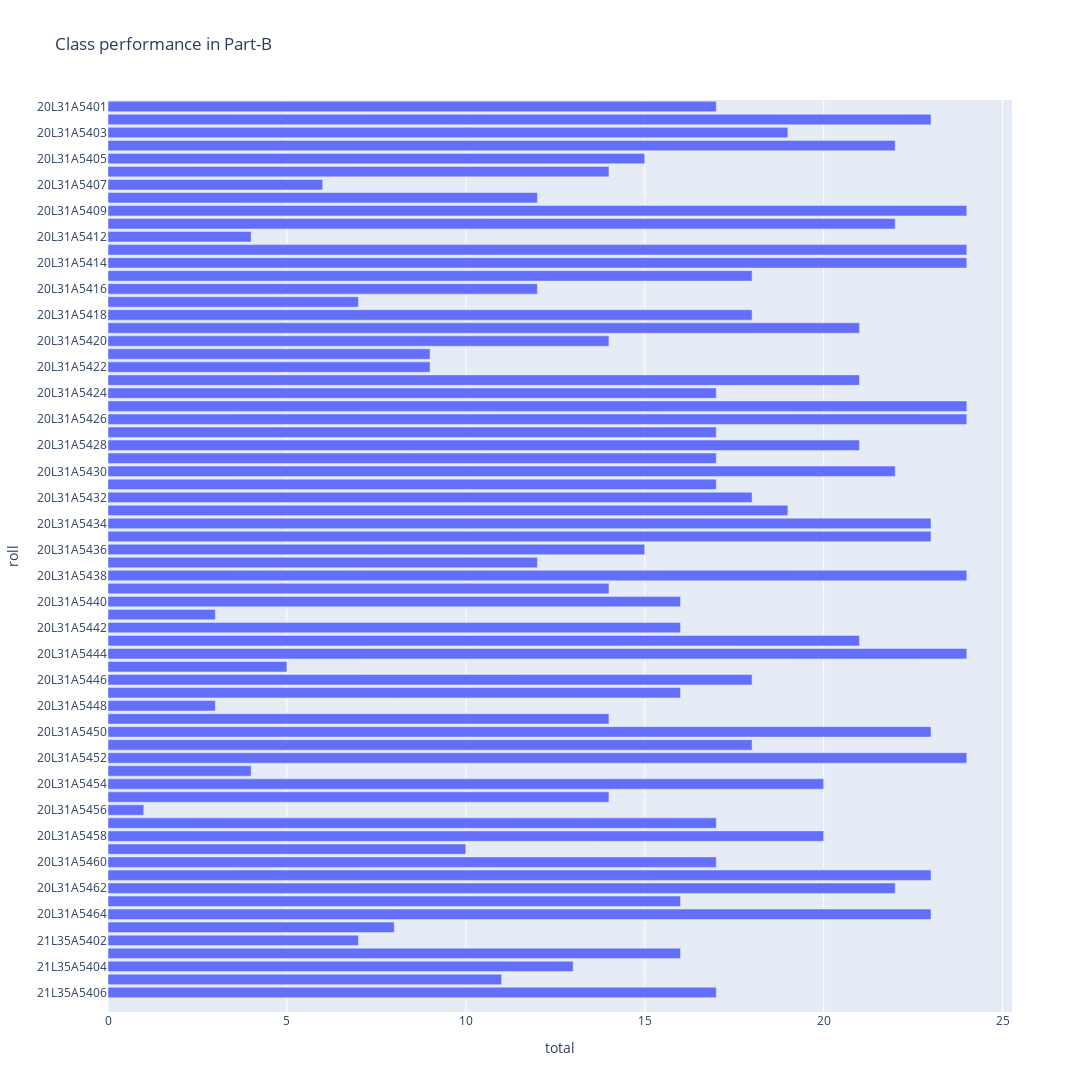

The code cell stored with this chart in its notebook:
### Code cell
fig = px.bar(python,x="total", y="roll", text='total', orientation='h',width=1100, height=1500,title='Class performance in Part-B')
fig.update_traces(texttemplate='%{text:.2s}', textposition='outside')
fig.update_layout(uniformtext_minsize=8, uniformtext_mode='hide')
fig.update_layout(
    yaxis = dict(autorange="reversed")
)
fig.show()

### Figure 1 — Plotly figure (JSON) as saved in the notebook; plotly's stock layout.template omitted (floating-point values rounded to 4 significant figures)
{"data": [{"alignmentgroup": "True", "hovertemplate": "total=%{text}<br>roll=%{y}<extra></extra>", "legendgroup": "", "marker": {"color": "#636efa", "pattern": {"shape": ""}}, "name": "", "offsetgroup": "", "orientation": "h", "showlegend": false, "text": [17, 23, 19, 22, 15, 14, 6, 12, 24, 22, 4, 24, 24, 18, 12, 7, 18, 21, 14, 9, 9, 21, 17, 24, 24, 17, 21, 17, 22, 17, 18, 19, 23, 23, 15, 12, 24, 14, 16, 3, 16, 21, 24, 5, 18, 16, 3, 14, 23, 18, 24, 4, 20, 14, 1, 17, 20, 10, 17, 23, 22, 16, 23, 8, 7, 16, 13, 11, 17, 0, 0, 0], "textposition": "outside", "texttemplate": "%{text:.2s}", "type": "bar", "x": [17, 23, 19, 22, 15, 14, 6, 12, 24, 22, 4, 24, 24, 18, 12, 7, 18, 21, 14, 9, 9, 21, 17, 24, 24, 17, 21, 17, 22, 17, 18, 19, 23, 23, 15, 12, 24, 14, 16, 3, 16, 21, 24, 5, 18, 16, 3, 14, 23, 18, 24, 4, 20, 14, 1, 17, 20, 10, 17, 23, 22, 16, 23, 8, 7, 16, 13, 11, 17, 0, 0, 0], "xaxis": "x", "y": ["20L31A5401", "20L31A5402", "20L31A5403", "20L31A5404", "20L31A5405", "20L31A5406", "20L31A5407", "20L31A5408", "20L31A5409", "20L31A5411", "20L31A5412", "20L31A5413", "20L31A5414", "20L31A5415", "20L31A5416", "20L31A5417", "20L31A5418", "20L31A5419", "20L31A5420", "20L31A5421", "20L31A5422", "20L31A5423", "20L31A5424", "20L31A5425", "20L31A5426", "20L31A5427", "20L31A5428", "20L31A5429", "20L31A5430", "20L31A5431", "20L31A5432", "20L31A5433", "20L31A5434", "20L31A5435", "20L31A5436", "20L31A5437", "20L31A5438", "20L31A5439", "20L31A5440", "20L31A5441", "20L31A5442", "20L31A5443", "20L31A5444", "20L31A5445", "20L31A5446", "20L31A5447", "20L31A5448", "20L31A5449", "20L31A5450", "20L31A5451", "20L31A5452", "20L31A5453", "20L31A5454", "20L31A5455", "20L31A5456", "20L31A5457", "20L31A5458", "20L31A5459", "20L31A5460", "20L31A5461", "20L31A5462", "20L31A5463", "20L31A5464", "21L35A5401", "21L35A5402", "21L35A5403", "21L35A5404", "21L35A5405", "21L35A5406", 0, 0, 0], "yaxis": "y"}], "layout": {"barmode": "relative", "height": 1500, "legend": {"tracegroupgap": 0}, "title": {"text": "Class performance in Part-B"}, "uniformtext": {"minsize": 8, "mode": "hide"}, "width": 1100, "xaxis": {"anchor": "y", "domain": [0, 1], "title": {"text": "total"}}, "yaxis": {"anchor": "x", "autorange": "reversed", "domain": [0, 1], "title": {"text": "roll"}}}}
